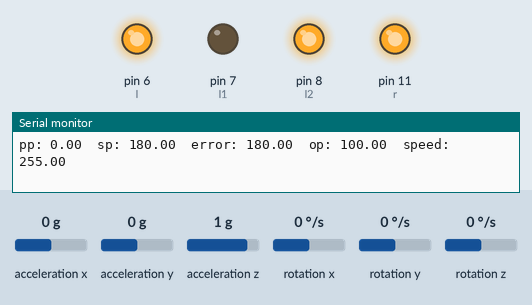
A sketch run on a simulated Arduino Uno, built with avr-gcc and run on an emulated ATmega328P. Shown: output pins drawn as LEDs (lit = HIGH), the last lines printed to the serial monitor. The inputs (shaded band) are chosen by the test bench; at power-on: rotation z 0 °/s, acceleration x 0 g, acceleration y 0 g, acceleration z 1 g, rotation x 0 °/s, rotation y 0 °/s. Pins used as bus, display or sensor lines are not drawn.

Above: at 4.2 s.
4.3 s: rotation z set to 47 °/s
7.3 s: rotation z set to 52 °/s
At 7.64 s:
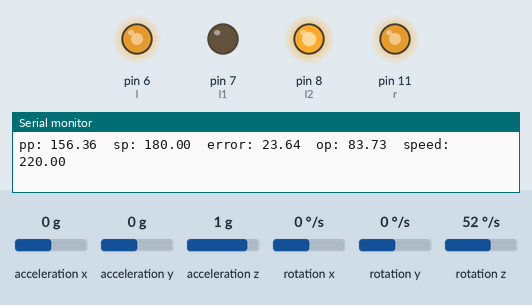
10.3 s: rotation z set to 192 °/s
At 11.4 s:
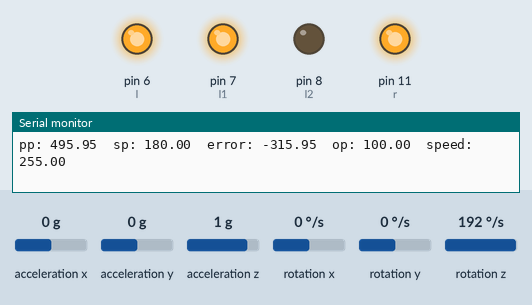
11.8 s: rotation z set to -192 °/s
At 12.6 s:
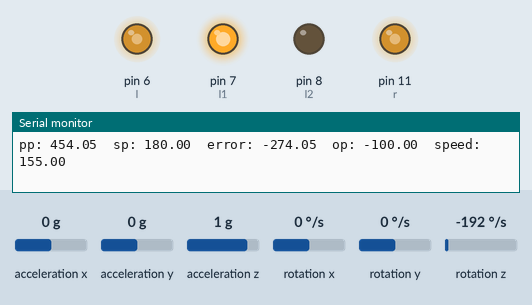
Timing chart, 0 to 15.5 s (numbered marks = the images above; inputs shaded):
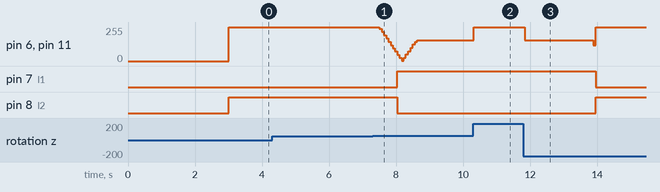

Measured:
- the behaviour switches between 51 and 52 °/s on rotation z (found by bisection; images 0 and 1)
- after the input at 10.3 s, pin 6 (l), pin 11 (r): 155/255 → 255/255 at once
- after the input at 11.8 s, pin 6 (l), pin 11 (r): 255/255 → 155/255 after 0.05 s, → 120/255 2.0 s later, → 255/255 0.07 s later; pin 7 (l1): HIGH → LOW after 2.2 s; pin 8 (l2): LOW → HIGH after 2.2 s

The sketch:

PID_CAR.ino
```cpp
#include <MPU6050_tockn.h>
#include <Wire.h>

MPU6050 mpu6050(Wire);

#define r 11
#define r1 12
#define r2 10
#define l 6
#define l1 7
#define l2 8

float angle;
float sp = 180;
float pp;
float error;

float kp = 7;
float ki = 0.000001;
float kd= 20 ;

float P,I,D;
float integral = 0;
float p_error = 0;

float op;
float pid_op;

float speed;

float pid_cal(float error, float kp, float ki, float kd)
{
  // P
  P = error*kp;

  //I
  integral = integral + error;
  I = integral*ki;

  //D
  D = error*(error - p_error);
  p_error = error;

  op = P + I + D;

  return op;

}


void setup()
{
  Serial.begin(9600);
  pinMode(r,OUTPUT);
  pinMode(r1,OUTPUT);
  pinMode(r2,OUTPUT);
  pinMode(l,OUTPUT);
  pinMode(l1,OUTPUT);
  pinMode(l2,OUTPUT);
  Wire.begin();
  mpu6050.begin();
  mpu6050.calcGyroOffsets(true);
}

void loop() {


  while(true)
  {

    mpu6050.update();
  angle = mpu6050.getAngleZ();


  pp = angle;
  error = sp - pp;


  pid_op = pid_cal(error, kp, ki , kd);
  if(pid_op >= 100)
  {
    pid_op = 100;
  }
  if(pid_op<=-100)
  {
    pid_op = -100;
  }


  speed = map(pid_op, 0 , 100, 50, 255);
  speed = abs(speed);


  if(error>0)
  {
    analogWrite(r,speed);
    analogWrite(l,speed);

    digitalWrite(r1,LOW);
    digitalWrite(r2,HIGH);
    digitalWrite(l1,LOW);
    digitalWrite(l2,HIGH);

    // if(error>-2 && error<2)
    // {
    //   analogWrite(r,0);
    //   analogWrite(l,0);
    //   break;

    // }

  }
  else if(error<0)
  {
    analogWrite(r,speed);
    analogWrite(l,speed);

    digitalWrite(r2,LOW);
    digitalWrite(r1,HIGH);
    digitalWrite(l2,LOW);
    digitalWrite(l1,HIGH);

    // if(error>-2 && error<2)
    // {
    //   analogWrite(r,0);
    //   analogWrite(l,0);
    //   break;

    // }

  }


  Serial.print("pp: ");
  Serial.print(angle);
  Serial.print("  sp: ");
  Serial.print(sp);
  Serial.print("  error: ");
  Serial.print(error);
  Serial.print("  op: ");
  Serial.print(pid_op);
  Serial.print("  speed: ");
  Serial.println(speed);

  }

}
```
